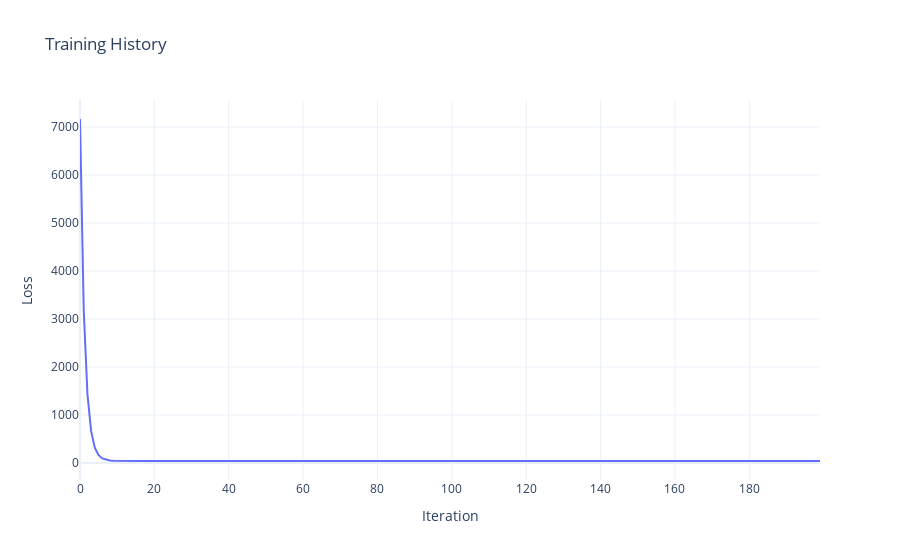
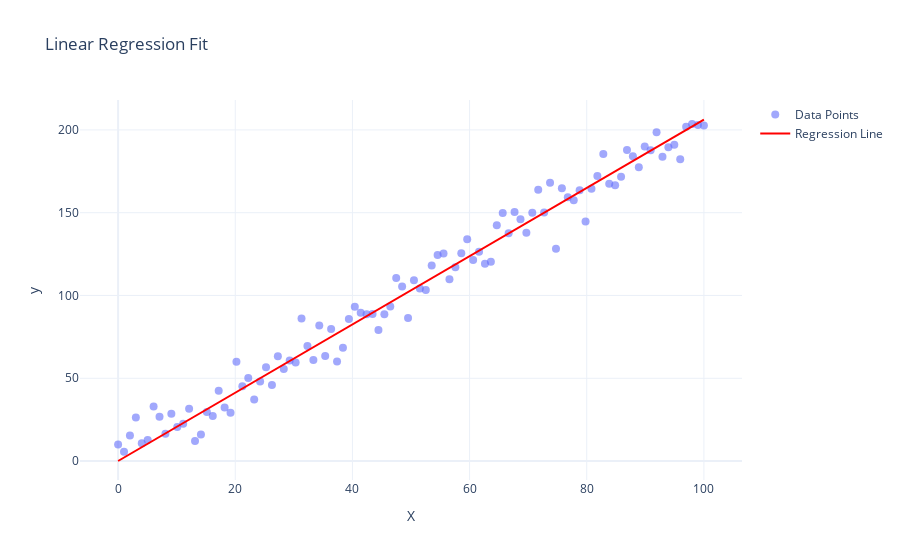

Notebook cell for these charts, in order:
### Markdown cell above
## Training and Visualization

### Code cell
# Create and train model
model = LinearRegressionFromScratch(learning_rate=0.0001, n_iterations=200)
model.fit(X, y)

# Create visualizer
visualizer = TrainingVisualizer()

# Plot training history
history_plot = visualizer.plot_training_history(model.history)
history_plot.show()

# Plot regression line
regression_plot = visualizer.plot_regression_line(X, y, model)
regression_plot.show()

# Print final parameters
print(f"Final weights: {model.weights}")
print(f"Final bias: {model.bias}")
